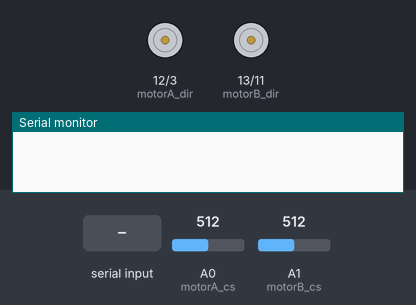
The sketch below on a simulated Arduino Mega 2560, built with avr-gcc and run on an emulated ATmega2560. Shown: direction and speed pins drawn as motors (green arrow = direction pin HIGH = forward, orange = LOW = backward, longer = more drive), the last lines printed to the serial monitor. Inputs (shaded band) come from the test bench; at power-on: A0 (motorA_cs) = 512, A1 (motorB_cs) = 512.

Above: at 1.2 s.
1.3 s: "f" received over the second serial link
At 2.7 s:
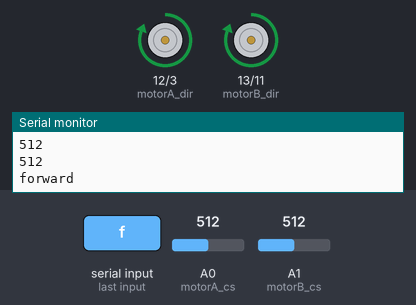
3.0 s: "b" received over the second serial link
At 4.1 s:
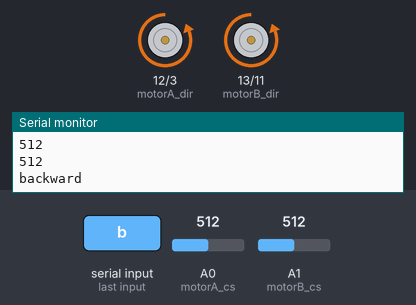
4.5 s: "r" received over the second serial link
At 5.2 s:
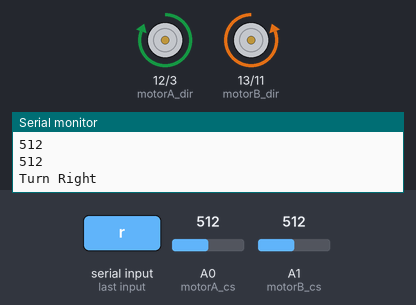
6.0 s: "l" received over the second serial link
At 6.4 s:
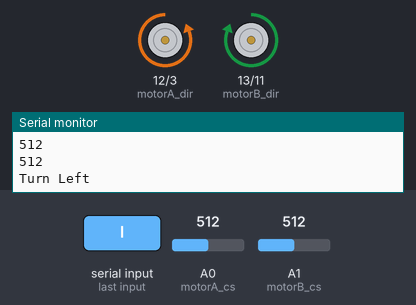
Timing chart, 0 to 8.5 s (numbered marks = the images above; inputs shaded):
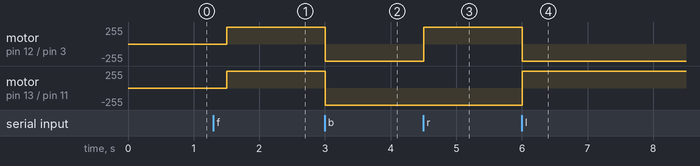

The sketch:

hack_night_project.ino
```cpp
#include <Servo.h>

//master delay
const int DELAY = 250;
//speed
const int speedPwr = 100;
const int speedPwrHalf = 50;
//motor A
const int motorA_dir = 12;
const int motorA_pwm = 3;
const int motorA_brk = 9;
const int motorA_cs = A0;

//motor B
const int motorB_dir = 13;
const int motorB_pwm = 11;
const int motorB_brk = 8;
const int motorB_cs = A1;


//Servos
Servo firstServo; //base
Servo secondServo; //
Servo thridServo; //
Servo fourthServo; //
Servo fithServo; //wrist
Servo sixthServo; //grip


void setup(){
  Serial.begin(9600);
  Serial1.begin(115200);
  Serial1.println("starting the robot");
  pinMode(motorA_dir, OUTPUT);
  pinMode(motorB_dir, OUTPUT);
  pinMode(motorA_pwm, OUTPUT);
  pinMode(motorB_pwm, OUTPUT);
}

void loop() {

  if (Serial1.available())
  {
    char c = Serial1.read();
    Serial.println(c);
  switch(c){
    case 'f':
      forward();

      break;
    case 'b':
      backward();

      break;
    case 'r':
      turnRight();

      break;
    case 'l':
      turnLeft();

      break;
    case 's':
      brake();

      break;
    default:
      brake();

      break;
    }
  }else{

    delay(DELAY);
  }
}

void forward(){
  digitalWrite(motorA_pwm, speedPwr);
  digitalWrite(motorB_pwm, speedPwr);
  digitalWrite(motorA_dir, speedPwr);
  digitalWrite(motorB_dir, speedPwr);
  int motor_A_read = analogRead(motorA_cs);
  Serial.println(motor_A_read);
  int motor_B_read = analogRead(motorB_cs);
  Serial.println(motor_B_read);
  Serial.println("forward");
}

void backward(){
  digitalWrite(motorA_pwm, speedPwr);
  digitalWrite(motorB_pwm, speedPwr);
  digitalWrite(motorA_dir, LOW);
  digitalWrite(motorB_dir, LOW);
  int motor_A_read = analogRead(motorA_cs);
  Serial.println(motor_A_read);
  int motor_B_read = analogRead(motorB_cs);
  Serial.println(motor_B_read);
  Serial.println("backward");
}

void turnRight(){
  digitalWrite(motorA_pwm, speedPwrHalf);
  digitalWrite(motorB_pwm, speedPwrHalf);
  digitalWrite(motorA_dir, speedPwrHalf);
  digitalWrite(motorB_dir, LOW);
  int motor_A_read = analogRead(motorA_cs);
  Serial.println(motor_A_read);
  int motor_B_read = analogRead(motorB_cs);
  Serial.println(motor_B_read);
  Serial.println("Turn Right");
}

void turnLeft(){
  digitalWrite(motorA_pwm, speedPwrHalf);
  digitalWrite(motorB_pwm, speedPwrHalf);
  digitalWrite(motorA_dir, LOW);
  digitalWrite(motorB_dir, speedPwrHalf);
  int motor_A_read = analogRead(motorA_cs);
  Serial.println(motor_A_read);
  int motor_B_read = analogRead(motorB_cs);
  Serial.println(motor_B_read);
  Serial.println("Turn Left");
}

void brake(){
  digitalWrite(motorA_pwm, LOW);
  digitalWrite(motorB_pwm, LOW);
  digitalWrite(motorA_dir, LOW);
  digitalWrite(motorB_dir, LOW);
  int motor_A_read = analogRead(motorA_cs);
  Serial.println(motor_A_read);
  int motor_B_read = analogRead(motorB_cs);
  Serial.println(motor_B_read);
  Serial.println("BRAKE");
}
```

Measured:
- after the input at 1.3 s, motor on pin 12 (motorA_dir) / pin 3 (motorA_pwm), motor on pin 13 (motorB_dir) / pin 11 (motorB_pwm): stopped → forward 255/255 after 0.20 s
- after the input at 3.0 s, motor on pin 12 (motorA_dir) / pin 3 (motorA_pwm), motor on pin 13 (motorB_dir) / pin 11 (motorB_pwm): forward 255/255 → backward 255/255 at once
- after the input at 4.5 s, motor on pin 12 (motorA_dir) / pin 3 (motorA_pwm): backward 255/255 → forward 255/255 at once
- after the input at 6.0 s, motor on pin 12 (motorA_dir) / pin 3 (motorA_pwm): forward 255/255 → backward 255/255 at once; motor on pin 13 (motorB_dir) / pin 11 (motorB_pwm): backward 255/255 → forward 255/255 at once
